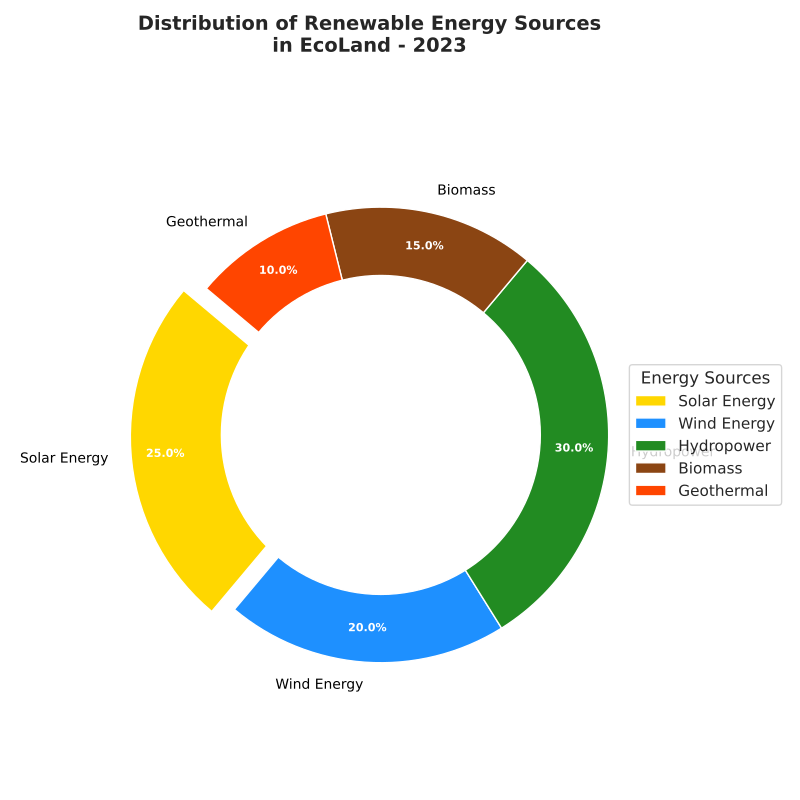

Python code for this plot:
import matplotlib.pyplot as plt

labels = ['Solar Energy', 'Wind Energy', 'Hydropower', 'Biomass', 'Geothermal']
sizes = [25, 20, 30, 15, 10]
colors = ['#FFD700', '#1E90FF', '#228B22', '#8B4513', '#FF4500']
explode = (0.1, 0, 0, 0, 0)

fig, ax = plt.subplots(figsize=(8, 8))
wedges, texts, autotexts = ax.pie(sizes, explode=explode, labels=labels, colors=colors, 
                                  autopct='%1.1f%%', startangle=140, pctdistance=0.85, 
                                  textprops=dict(color="w"))

for text in texts:
    text.set_fontsize(10)
    text.set_color('black')
for autotext in autotexts:
    autotext.set_fontsize(8)
    autotext.set_weight('bold')

centre_circle = plt.Circle((0,0), 0.70, fc='white')
fig.gca().add_artist(centre_circle)

ax.axis('equal')

plt.title("Distribution of Renewable Energy Sources\nin EcoLand - 2023", fontsize=14, weight='bold', y=1.05)
plt.legend(wedges, labels, title="Energy Sources", loc="center left", bbox_to_anchor=(1, 0, 0.5, 1))
plt.tight_layout()

plt.show()
